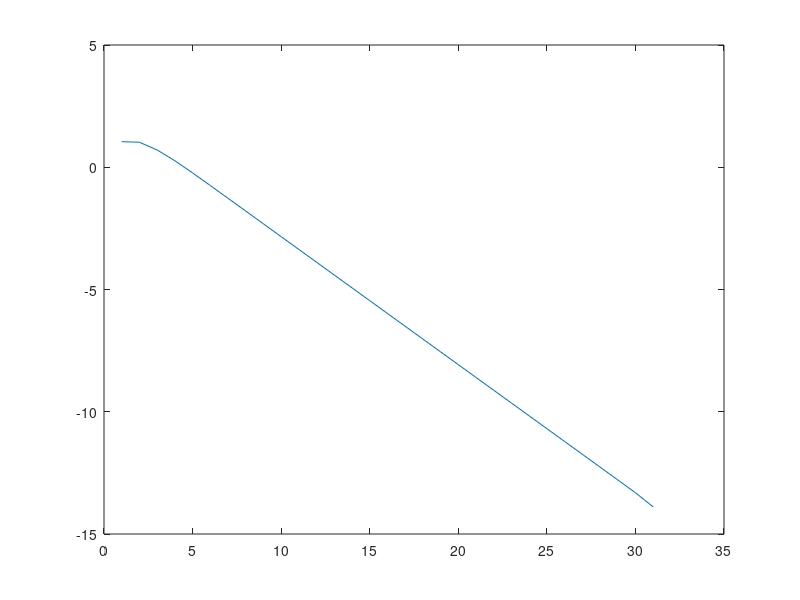

The MATLAB script that drew this image:
clear;clc;

data = [
    11.111743082455735

    10.556586110929427
  
     5.095424100037153
  
     1.844300074173425
  
     0.586696901442339
  
     0.178955843990724
  
     0.053898401134062
  
     0.016171834548222
  
     0.004846740241102
  
     0.001452086751515
  
       4.350019050076703e-04
  
       1.303096288189920e-04
  
       3.903533298377226e-05
  
       1.169332660921896e-05
  
       3.502820767664616e-06
  
       1.049295097921288e-06
  
       3.143238531677639e-07
  
       9.415795787504067e-08
  
       2.820568889561059e-08
  
       8.449215549433120e-09
  
       2.531020282248164e-09
  
       7.581824057467657e-10
  
       2.271192123259880e-10
  
       6.803224650298034e-11
  
       2.037880975080952e-11
  
       6.102229832549710e-12
  
       1.828315276952708e-12
  
       5.466738173254271e-13
  
       1.634248292248230e-13
  
       4.884981308350689e-14
  
       1.287858708565182e-14
];
clf;
plot(log10(data))